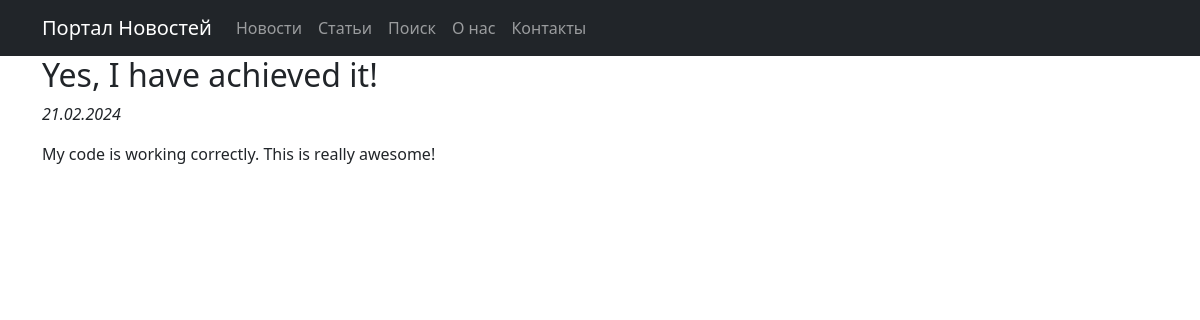
/NW/67/, run on the app's committed database.
### news/models.py (models this page shows, shortened)
class Post(models.Model):
    article = 'AR'
    news = 'NW'
    POST_GENRE = [
        (article, 'Статья'),
        (news, 'Новость')
    ]
    author = models.ForeignKey(Author, on_delete=models.CASCADE)
    post_genre = models.CharField(max_length=2, choices=POST_GENRE)
    post_title = models.CharField(max_length=128)
    post_text = models.TextField()
    post_rating = models.IntegerField(default=0)
    post_time = models.DateTimeField(auto_now_add=True)
    category = models.ManyToManyField(Category, through='PostCategory')

### news/views.py (the view)
# urls.py: path('<str:post_genre>/<int:pk>/', PostDetail.as_view(), name='post_detail'),
class PostDetail(DetailView):
    model = Post
    template_name = 'post.html'
    context_object_name = 'post'
    pk_url_kwarg = 'pk'

### news/templatetags/custom_filters.py (called while the page is built)
@register.filter
def format_time(value, format_string='d.m.Y'):
    return date(value, format_string)

@register.filter
def censor(value):
    words = value.split()
    result = []
    for word in words:
        if word in censored_words:
            result.append(word[0] + "*"*(len(word)-2) + word[-1])
        else:
            result.append(word)
    return " ".join(result)

### templates/post.html (shortened to what this page needs)
{% extends 'flatpages/default.html' %}
{% load custom_filters %}
{% load custom_tags %}
{% block content %}
<h2>{{ post.post_title|censor }}</h2>
<p><em>{{ post.post_time|format_time }}</em></p>
<p>{{ post.post_text|censor }}</p>
{% endblock content %}

### data on the page
Post: post_title|censor "Yes, I have achieved it!", post_time "21.02.2024", post_text|censor "My code is working correctly. This is really awesome!"
